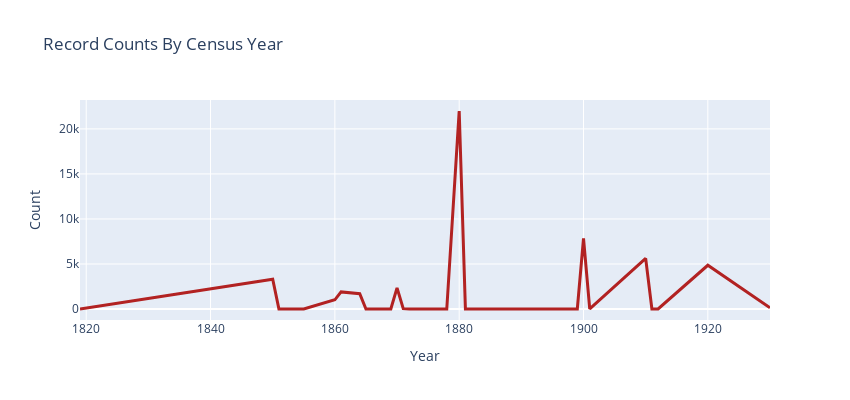
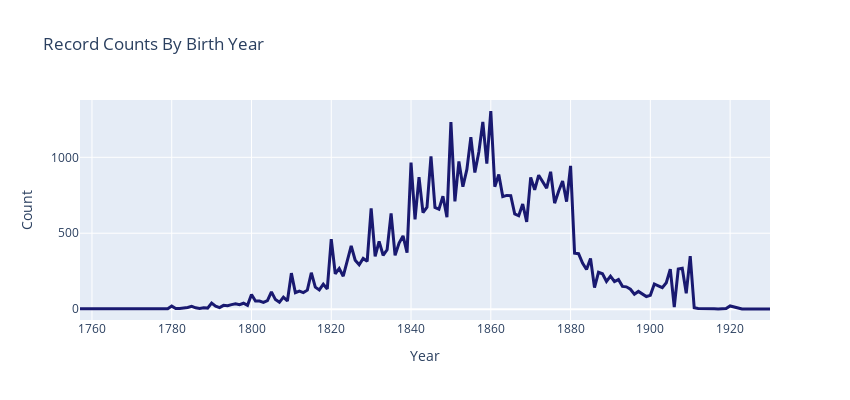

Write notebook code for charts like these, in order.
### Code cell
record_count_census_year = df_filtered.groupby(['census_year'])['first_name'].agg('count')
record_count_birth_year = df_filtered.groupby(['birth_year'])['first_name'].agg('count')

fig = go.Figure()

fig.add_trace(go.Scatter(x=record_count_census_year.index, 
                         y=record_count_census_year.values,
                         line=dict(color='firebrick', width=3)))

fig.update_layout(title='Record Counts By Census Year',
                   xaxis_title='Year',
                   yaxis_title='Count',
                   width=850, height=400)

fig.show()

fig = go.Figure()

fig.add_trace(go.Scatter(x=record_count_birth_year.index, 
                         y=record_count_birth_year.values,
                         line=dict(color='midnightblue', width=3)))

fig.update_layout(title='Record Counts By Birth Year',
                   xaxis_title='Year',
                   yaxis_title='Count',
                   width=850, height=400)

fig.show()

### Figure 1 — Plotly figure (JSON) as saved in the notebook; plotly's stock layout.template omitted (floating-point values rounded to 4 significant figures)
{"data": [{"line": {"color": "firebrick", "width": 3}, "type": "scatter", "x": ["1819-01-01T00:00:00", "1850-01-01T00:00:00", "1851-01-01T00:00:00", "1855-01-01T00:00:00", "1860-01-01T00:00:00", "1861-01-01T00:00:00", "1864-01-01T00:00:00", "1865-01-01T00:00:00", "1867-01-01T00:00:00", "1869-01-01T00:00:00", "1870-01-01T00:00:00", "1871-01-01T00:00:00", "1872-01-01T00:00:00", "1878-01-01T00:00:00", "1880-01-01T00:00:00", "1881-01-01T00:00:00", "1891-01-01T00:00:00", "1892-01-01T00:00:00", "1899-01-01T00:00:00", "1900-01-01T00:00:00", "1901-01-01T00:00:00", "1910-01-01T00:00:00", "1911-01-01T00:00:00", "1912-01-01T00:00:00", "1920-01-01T00:00:00", "1930-01-01T00:00:00"], "y": [2, 3306, 3, 1, 1022, 1900, 1701, 1, 2, 11, 2345, 38, 1, 1, 21987, 5, 12, 1, 2, 7842, 3, 5630, 3, 1, 4858, 137]}], "layout": {"height": 400, "title": {"text": "Record Counts By Census Year"}, "width": 850, "xaxis": {"title": {"text": "Year"}}, "yaxis": {"title": {"text": "Count"}}}}

### Figure 2 — Plotly figure (JSON) as saved in the notebook; plotly's stock layout.template omitted (floating-point values rounded to 4 significant figures; data arrays with more than 128 entries replaced by an {"elided": "..."} marker saying what was removed)
{"data": [{"line": {"color": "midnightblue", "width": 3}, "type": "scatter", "x": {"elided": "161 str values"}, "y": {"elided": "161 int values"}}], "layout": {"height": 400, "title": {"text": "Record Counts By Birth Year"}, "width": 850, "xaxis": {"title": {"text": "Year"}}, "yaxis": {"title": {"text": "Count"}}}}
